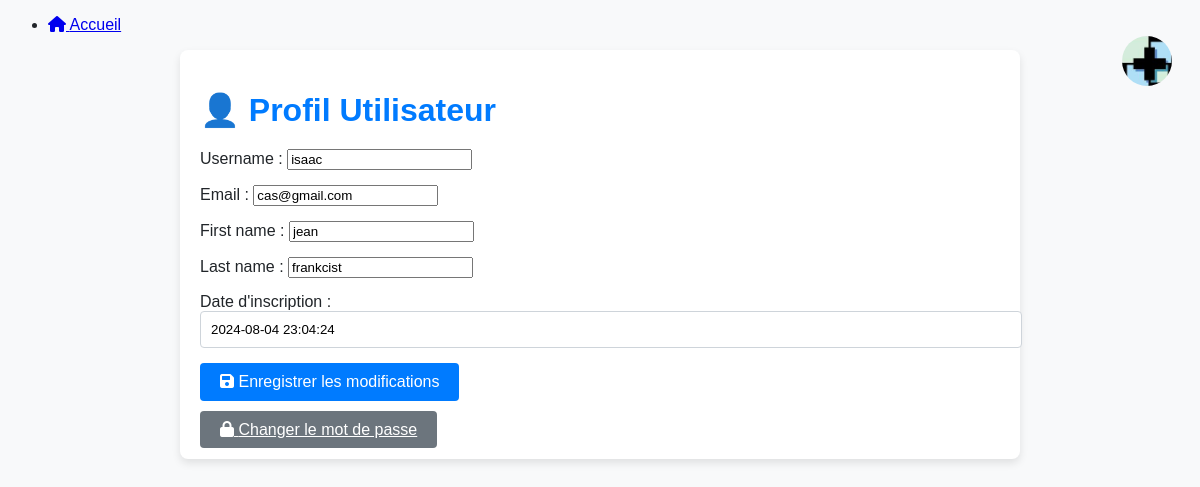
Page /client/profile/ (signed in) on the committed database.
### Ecomed/models.py (models this page shows, shortened)
class CustomUser(AbstractUser):
    is_manager = models.BooleanField(default=False)
    is_client = models.BooleanField(default=False)
    is_admin = models.BooleanField(default=False)
    email = models.EmailField(unique=True)
    first_name = models.CharField(max_length=30)
    last_name = models.CharField(max_length=30)
    code = models.CharField(max_length=100, blank=True, null=True)
    date_joined = models.DateTimeField(null=True, blank=True, auto_now_add=True)

### Ecomed/views.py (the view)
# urls.py: path('client/profile/', client_profile_view, name='client_profile'),
@login_required
@user_passes_test(lambda u: u.is_client)
def client_profile_view(request):
    user = request.user
    if request.method == 'POST':
        form = UserChangeForm(request.POST, instance=user)
        if form.is_valid():
            form.save()
            ChangeLog.objects.create(
                user=request.user,
                action="Modification du profil client",
                timestamp=timezone.now(),
                object_type='user',
                object_id=user.id
            )
            messages.success(request, "Profil mis à jour avec succès.")
            return redirect('client_profile')
    else:
        form = UserChangeForm(instance=user)
    return render(request, 'Ecomed/client_profile.html', {'form': form})

### Ecomed/forms.py
class UserChangeForm(BaseUserChangeForm):
    date_joined_display = forms.CharField(
        label="Date d'inscription",
        required=False,
        widget=forms.TextInput(attrs={'readonly': 'readonly', 'class': 'form-control'})
    )
    is_admin = forms.BooleanField(
        label="Admin",
        required=False
    )
    is_manager = forms.BooleanField(
        label="Manager",
        required=False
    )
    is_client = forms.BooleanField(
        label="Client",
        required=False
    )
    class Meta(BaseUserChangeForm.Meta):
        model = CustomUser
        fields = ('username', 'email', 'first_name', 'last_name', 'is_admin', 'is_manager', 'is_client')
    def __init__(self, *args, **kwargs):
        super(UserChangeForm, self).__init__(*args, **kwargs)
        if self.instance.pk and self.instance.date_joined:
            local_time = self.instance.date_joined.astimezone(timezone.get_current_timezone())
            self.fields['date_joined_display'].initial = local_time.strftime('%Y-%m-%d %H:%M:%S')

### Ecomed/templates/Ecomed/client_profile.html (shortened to what this page needs)
{% extends 'Ecomed/base.html' %}
{% block content %}
{% load static %}
<link rel="stylesheet" href="{% static 'ecomed_client_profile.css' %}">
<a href="{% url 'home' %}" class="logo">
    <img src="{% static 'images/logo.png' %}" alt="Logo">
</a>
<div class="container mt-5">
    <h1 class="mb-4">👤 Profil Utilisateur</h1>
    <form method="post">
        <div class="form-group">
            {{ form.username.label_tag }}
            {{ form.username }}
        </div>
        <div class="form-group">
            {{ form.email.label_tag }}
            {{ form.email }}
        </div>
        <div class="form-group">
            {{ form.first_name.label_tag }}
            {{ form.first_name }}
        </div>
        <div class="form-group">
            {{ form.last_name.label_tag }}
            {{ form.last_name }}
        </div>
        <div class="form-group">
            {{ form.date_joined_display.label_tag }}
            {{ form.date_joined_display }}
        </div>
        <button type="submit" class="btn btn-primary"><i class="fas fa-save"></i> Enregistrer les modifications</button>
    </form>
    <div class="mt-4">
        <a href="{% url 'change_password' %}" class="btn btn-secondary"><i class="fas fa-lock"></i> Changer le mot de passe</a>
    </div>
</div>
{% endblock %}

### Ecomed/static/ecomed_client_profile.css (style rules this page uses)
body { font-family: Arial, sans-serif; background-color: #f8f9fa; color: #212529; position: relative; }
.container { max-width: 800px; margin: 0 auto; padding: 20px; background-color: #ffffff; box-shadow: 0 4px 8px rgba(0, 0, 0, 0.1); border-radius: 8px; }
h1 { font-size: 2rem; color: #007bff; margin-bottom: 20px; }
.form-group { margin-bottom: 15px; }
.form-control { width: 100%; padding: 10px; border: 1px solid #ced4da; border-radius: 4px; }
.btn { padding: 10px 20px; font-size: 1rem; color: #ffffff; border: none; border-radius: 4px; cursor: pointer; }
.btn-primary { background-color: #007bff; }
.btn-secondary { background-color: #6c757d; }
.btn-primary { margin-bottom: 20px; }
.logo { position: absolute; top: 20px; right: 20px; width: 50px; height: 50px; border-radius: 50%; overflow: hidden; cursor: pointer; z-index: 1000; }
.logo img { width: 100%; height: 100%; object-fit: cover; }

### rows in the picture
CustomUser: username "isaac", email "cas@gmail.com", first_name "jean", last_name "frankcist"
